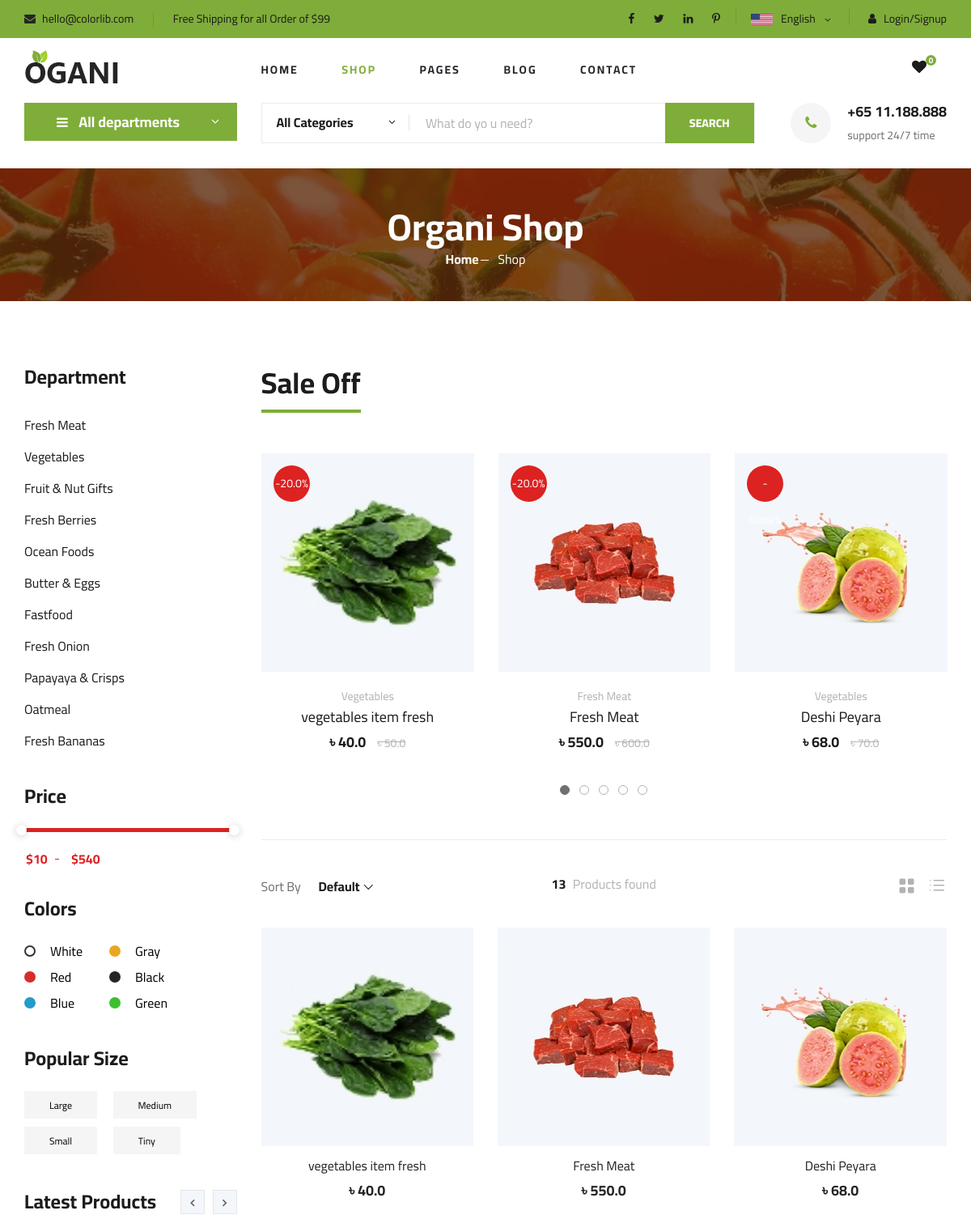
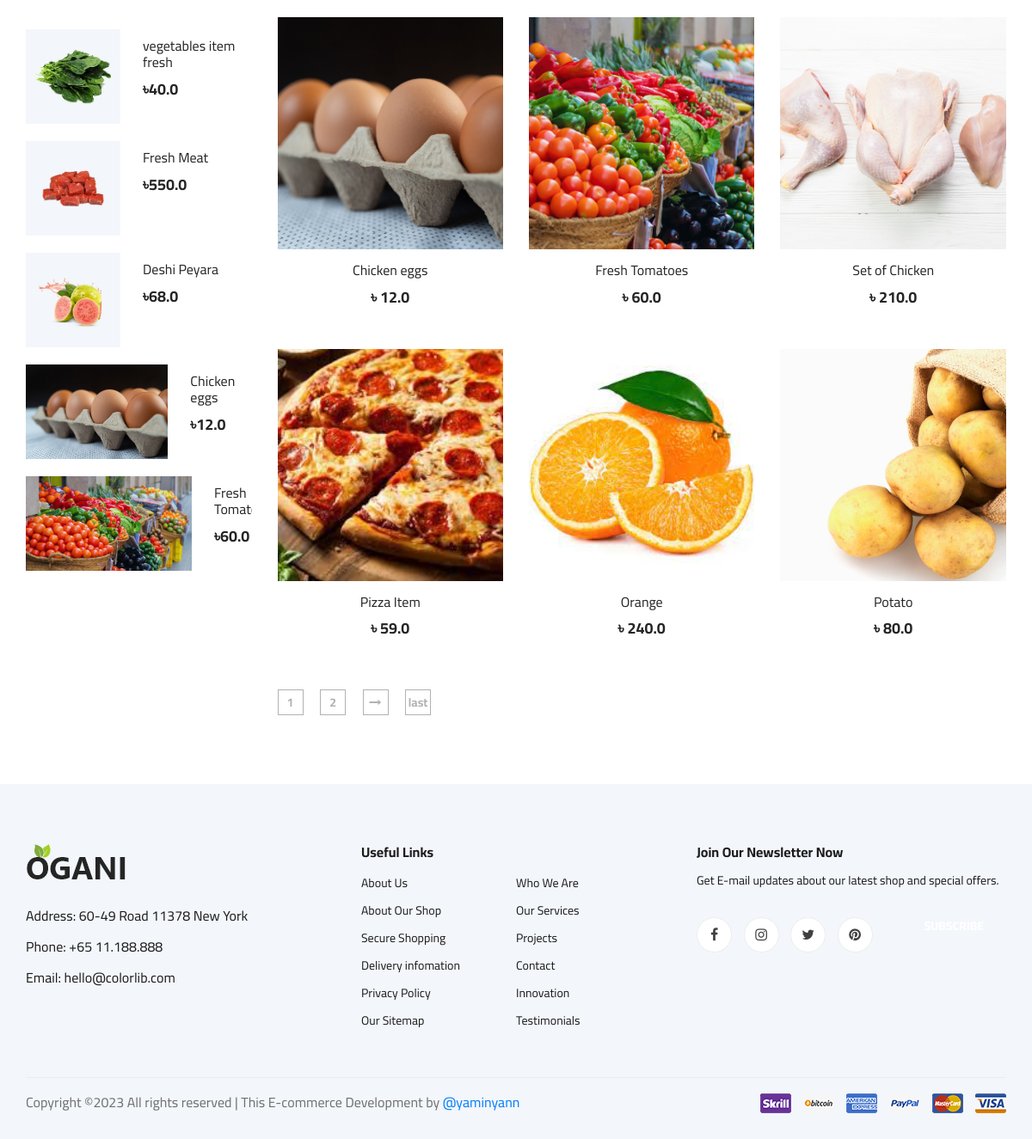
The app's page /shop/ with its own data (2 pictures, top to bottom).
### shop/models.py (models this page shows, shortened)
class Product(models.Model):
    title = models.CharField(max_length=75)
    category = models.CharField(choices=CATEGORY_CHOICES, max_length=20)
    color = models.CharField(choices=COLOR_CHOICES, max_length=8, blank=True, null=True)
    size = models.CharField(choices=POPULAR_SIZE_CHOICHES, max_length=8, blank=True, null=True)
    selling_price = models.FloatField()
    discount_price = models.FloatField()
    discription = models.TextField()
    information = models.TextField()
    reviews = models.TextField(blank=True, null=True)
    p_image = models.ImageField(upload_to='Product_Image')
    p_image1 = models.ImageField(upload_to='Product_Image1', null=True,blank=False)
    p_image2 = models.ImageField(upload_to='Product_Image2', null=True,blank=False)
    p_image3 = models.ImageField(upload_to='Product_Image3', null=True,blank=False)
    p_image4 = models.ImageField(upload_to='Product_Image4', null=True,blank=False)
    availability = models.CharField(choices=AVAILABILITY_CHOICES, max_length=20)
    shipping = models.CharField(max_length=100)
    weight = models.CharField(choices=ITEM_PER_CHOICES, max_length=15)
    sale_off_discount_parcent = models.FloatField(blank=True, null=True)
    latest_products = models.BooleanField(default=False)

### shop/views.py (the view)
# urls.py: path('shop/' ,views.Shop_page, name='shop'),
def Shop_page(request, data=None):
    if data == None:
        product_item = Product.objects.all()
    elif data == 'meat':
        product_item = Product.objects.filter(category='Fresh Meat')
    elif data == 'vegetables':
        product_item = Product.objects.filter(category='Vegetables')
    elif data == 'fruits_and_nuts':
        product_item = Product.objects.filter(category='Fruit & Nut Gifts')
    elif data == 'berries':
        product_item = Product.objects.filter(category='Fresh Berries')
    elif data == 'ocean_foods':
        product_item = Product.objects.filter(category='Ocean Foods')
    elif data == 'butter_eggs':
        product_item = Product.objects.filter(category='Butter and eggs')
    elif data == 'fastFood':
        product_item = Product.objects.filter(category='Fastfood')
    elif data == 'fresh_onion':
        product_item = Product.objects.filter(category='Fresh Onion')
    elif data == 'papaya_crisps':
        product_item = Product.objects.filter(category='Papayaya & Crisps')
    elif data == 'oatmeal':
        product_item = Product.objects.filter(category='Oatmeal')
    elif data == 'banana':
        product_item = Product.objects.filter(category='Fresh Banana')
    elif data == 'white':
        product_item = Product.objects.filter(color='White')
    elif data == 'gray':
        product_item = Product.objects.filter(color='Gray')
    elif data == 'red':
        product_item = Product.objects.filter(color='Red')
    elif data == 'black':
        product_item = Product.objects.filter(color='Black')
    elif data == 'blue':
        product_item = Product.objects.filter(color='Blue')
    elif data == 'green':
        product_item = Product.objects.filter(color='Green')
    elif data == 'large':
        product_item = Product.objects.filter(size='Large')
    elif data == 'medium':
        product_item = Product.objects.filter(size='Medium')
    elif data == 'small':
        product_item = Product.objects.filter(size='Small')
    elif data == 'tiny':
        product_item = Product.objects.filter(size='Tiny')
    total_product = len(product_item)
    sale_off_item = Product.objects.all()
    latest_products = Product.objects.filter(latest_products=True)
    total_item_in_cart = 0
    total_item_in_wishlist = 0
    if request.user.is_authenticated:
        total_item_in_wishlist = len(Wishlist.objects.filter(user=request.user))
        total_item_in_cart = len(Cart.objects.filter(user=request.user))
    paginator = Paginator(product_item,9)
    page_number = request.GET.get('page')
    product_item_total = paginator.get_page(page_number)
    total_page = product_item_total.paginator.num_pages
    context = {
        'item':product_item_total,
        'last_page':total_page,
        'page_list':[ n+1 for n in range(total_page)],
        'total_product':total_product,
        'sale_off':sale_off_item,
        'total_item_in_cart':total_item_in_cart,
        'total_item_in_wishlist':total_item_in_wishlist,
        'latest_products':latest_products
    }
    return render(request, 'shop/shop.html', context)

### shop/templates/shop/shop.html (shortened to what this page needs)
{% extends "common_code/base.html" %}
{% load static %}
{% block content %}
    <section class="breadcrumb-section set-bg" data-setbg="{% static 'img/breadcrumb.jpg' %}">
        <div class="container">
            <div class="row">
                <div class="col-lg-12 text-center">
                    <div class="breadcrumb__text">
                        <h2>Organi Shop</h2>
                        <div class="breadcrumb__option">
                            <a href="{% url 'home' %}">Home</a>
                            <span>Shop</span>
                        </div>
                    </div>
                </div>
            </div>
        </div>
    </section>
    <section class="product spad">
        <div class="container">
            <div class="row">
                <div class="col-lg-3 col-md-5">
                    <div class="sidebar">
                        <div class="sidebar__item">
                            <h4>Department</h4>
                            <ul>
                                <li><a href="{% url 'shop_page' 'meat' %}">Fresh Meat</a></li>
                                <li><a href="{% url 'shop_page' 'vegetables' %}">Vegetables</a></li>
                                <li><a href="{% url 'shop_page' 'fruits_and_nuts' %}">Fruit & Nut Gifts</a></li>
                                <li><a href="{% url 'shop_page' 'berries' %}">Fresh Berries</a></li>
                                <li><a href="{% url 'shop_page' 'ocean_foods' %}">Ocean Foods</a></li>
                                <li><a href="{% url 'shop_page' 'butter_eggs' %}">Butter & Eggs</a></li>
                                <li><a href="{% url 'shop_page' 'fastFood' %}">Fastfood</a></li>
                                <li><a href="{% url 'shop_page' 'fresh_onion' %}">Fresh Onion</a></li>
                                <li><a href="{% url 'shop_page' 'papaya_crisps' %}">Papayaya & Crisps</a></li>
                                <li><a href="{% url 'shop_page' 'oatmeal' %}">Oatmeal</a></li>
                                <li><a href="{% url 'shop_page' 'banana' %}">Fresh Bananas</a></li>
                            </ul>
                        </div>
                        <div class="sidebar__item">
                            <h4>Price</h4>
                            <div class="price-range-wrap">
                                <div class="price-range ui-slider ui-corner-all ui-slider-horizontal ui-widget ui-widget-content"
                                    data-min="10" data-max="540">
                                    <span tabindex="0" class="ui-slider-handle ui-corner-all ui-state-default"></span>
                                    <span tabindex="0" class="ui-slider-handle ui-corner-all ui-state-default"></span>
                                </div>
                                <div class="range-slider">
                                    <div class="price-input">
                                        <input type="text" id="minamount">
                                        <input type="text" id="maxamount">
                                    </div>
                                </div>
                            </div>
                        </div>
                        <div class="sidebar__item sidebar__item__color--option">
                            <h4>Colors</h4>
                            <div class="sidebar__item__color sidebar__item__color--white">
                                <label for="white">
                                    <a class="color_item" href="{% url 'shop_page' 'white' %}">White</a>
                                </label>
                            </div>
                            <div class="sidebar__item__color sidebar__item__color--gray">
                                <label for="gray">
                                    <a class="color_item" href="{% url 'shop_page' 'gray' %}">Gray</a>
                                </label>
                            </div>
                            <div class="sidebar__item__color sidebar__item__color--red">
                                <label for="red">
                                    <a class="color_item" href="{% url 'shop_page' 'red' %}">Red</a>
                                </label>
                            </div>
                            <div class="sidebar__item__color sidebar__item__color--black">
                                <label for="black">
                                    <a class="color_item" href="{% url 'shop_page' 'black' %}">Black</a>
                                </label>
                            </div>
                            <div class="sidebar__item__color sidebar__item__color--blue">
                                <label for="blue">
                                    <a class="color_item" href="{% url 'shop_page' 'blue' %}">Blue</a>
                                </label>
                            </div>
                            <div class="sidebar__item__color sidebar__item__color--green">
                                <label for="green">
                                    <a class="color_item" href="{% url 'shop_page' 'green' %}">Green</a>
                                </label>
                            </div>
                        </div>
                        <div class="sidebar__item">
                            <h4>Popular Size</h4>
                            <div class="sidebar__item__size">
                                <label for="large">
                                    <button style="border:none; overflow:hidden; background-color: transparent;"><a class="color_item" href="{% url 'shop_page' 'large' %}"> Large</a></button>
                                </label>
                            </div>
                            <div class="sidebar__item__size">
                                <label for="medium">
                                    <button style="border:none; overflow:hidden; background-color: transparent;"><a class="color_item" href="{% url 'shop_page' 'medium' %}"> Medium</a></button>
                                </label>
                            </div>
                            <div class="sidebar__item__size">
                                <label for="small">
                                    <button style="border:none; overflow:hidden; background-color: transparent;"><a class="color_item" href="{% url 'shop_page' 'small' %}"> Small</a></button>
                                </label>
                            </div>
                            <div class="sidebar__item__size">
                                <label for="tiny">
                                    <a class="color_item" href="{% url 'shop_page' 'tiny' %}"><button style="border:none; overflow:hidden; background-color: transparent;">Tiny</button></a>
                                </label>
                            </div>
                        </div>
                        <div class="sidebar__item">
                            <div class="latest-product__text">
                                <h4>Latest Products</h4>
                                <div class="latest-product__slider owl-carousel">
                                    <div class="latest-prdouct__slider__item">
                                    {% for latest in latest_products %}
                                        <a href="{% url 'product_details' latest.id %}" class="latest-product__item">
                                            <div class="latest-product__item__pic">
                                                <img src="{{latest.p_image.url}}" alt="">
                                            </div>
                                            <div class="latest-product__item__text">
                                                <h6>{{latest.title}}</h6>
                                                <span>৳{{latest.discount_price}}</span>
                                            </div>
                                        </a>
                                    {% endfor %}
                                    </div>
                                </div>
                            </div>
                        </div>
                    </div>
                </div>
                <div class="col-lg-9 col-md-7">
                    <div class="product__discount">
                        <div class="section-title product__discount__title">
                            <h2>Sale Off</h2>
                        </div>
                        <div class="row">
                            <div class="product__discount__slider owl-carousel">
                                {% for sale_off in sale_off %}
                                <div class="col-lg-4">
                                    <div class="product__discount__item">
                                        <div class="product__discount__item__pic set-bg"
                                            data-setbg="{{sale_off.p_image.url}}">
                                            <div class="product__discount__percent">-{{sale_off.sale_off_discount_parcent}}%</div>
                                        </div>
                                        <div class="product__discount__item__text">
                                            <span>{{sale_off.category}}</span>
                                            <h5><a href="{% url 'product_details' sale_off.id %}">{{sale_off.title}}</a></h5>
                                            <div class="product__item__price">৳ {{sale_off.discount_price}} <span>৳ {{sale_off.selling_price}}</span></div>
                                        </div>
                                    </div>
                                </div>
                                {% endfor %}
                            </div>
                        </div>
                    </div>
                    <div class="filter__item">
                        <div class="row">
                            <div class="col-lg-4 col-md-5">
                                <div class="filter__sort">
                                    <span>Sort By</span>
                                </div>
                            </div>
                            <div class="col-lg-4 col-md-4">
                                <div class="filter__found">
                                    <h6><span>{{total_product}}</span> Products found</h6>
                                </div>
                            </div>
                            <div class="col-lg-4 col-md-3">
                                <div class="filter__option">
                                    <span class="icon_grid-2x2"></span>
                                    <span class="icon_ul"></span>
                                </div>
                            </div>
                        </div>
                    </div>
                    <div class="row">
                        {% for item in item %}
                        <div class="col-lg-4 col-md-6 col-sm-6">
                            <div class="product__item">
                                <div class="product__item__pic set-bg" data-setbg="{{item.p_image.url}}">
                                </div>
                                <div class="product__item__text">
                                    <h6><a href="{% url 'product_details' item.id %}">{{item.title}}</a></h6>
                                    <h5>৳ {{item.discount_price}}</h5>
                                </div>
                            </div>
                        </div>
                        {% endfor %}
                    </div>
                    <div class="product__pagination">
                        {% for page in page_list %}
                        <a href="/shop/?page={{page}}">{{page}}</a>
                        {% endfor %}
                        {% if item.has_next %}
                        <a href="/shop/?page={{item.next_page_number}}"><i class="fa fa-long-arrow-right"></i></a>
                        <a href="/shop/?page={{last_page}}">last</a>
                        {% endif %}
                    </div>
                </div>
            </div>
        </div>
    </section>
{% endblock content %}

### records on screen
Product: p_image (picture), title "vegetables item fresh", discount_price "40.0", shows a picture, sale_off_discount_parcent "20.0", category "Vegetables", selling_price "50.0"
Product: p_image (picture), title "Fresh Meat", discount_price "550.0", shows a picture, sale_off_discount_parcent "20.0", category "Fresh Meat", selling_price "600.0"
Product: p_image (picture), title "Deshi Peyara", discount_price "68.0", shows a picture, category "Vegetables", selling_price "70.0"
Product: p_image (picture), title "Chicken eggs", discount_price "12.0", shows a picture
Product: p_image (picture), title "Fresh…", discount_price "60.0", shows a picture, title "Fresh Tomatoes"
Product: shows a picture, title "Set of Chicken", discount_price "210.0"
Product: shows a picture, title "Pizza Item", discount_price "59.0"
Product: shows a picture, title "Orange", discount_price "240.0"
Product: shows a picture, title "Potato", discount_price "80.0"

### other values on screen
{{ total_item_in_wishlist }} "0"
{{ total_product }} "13"
{{ page }} "1" "2"
